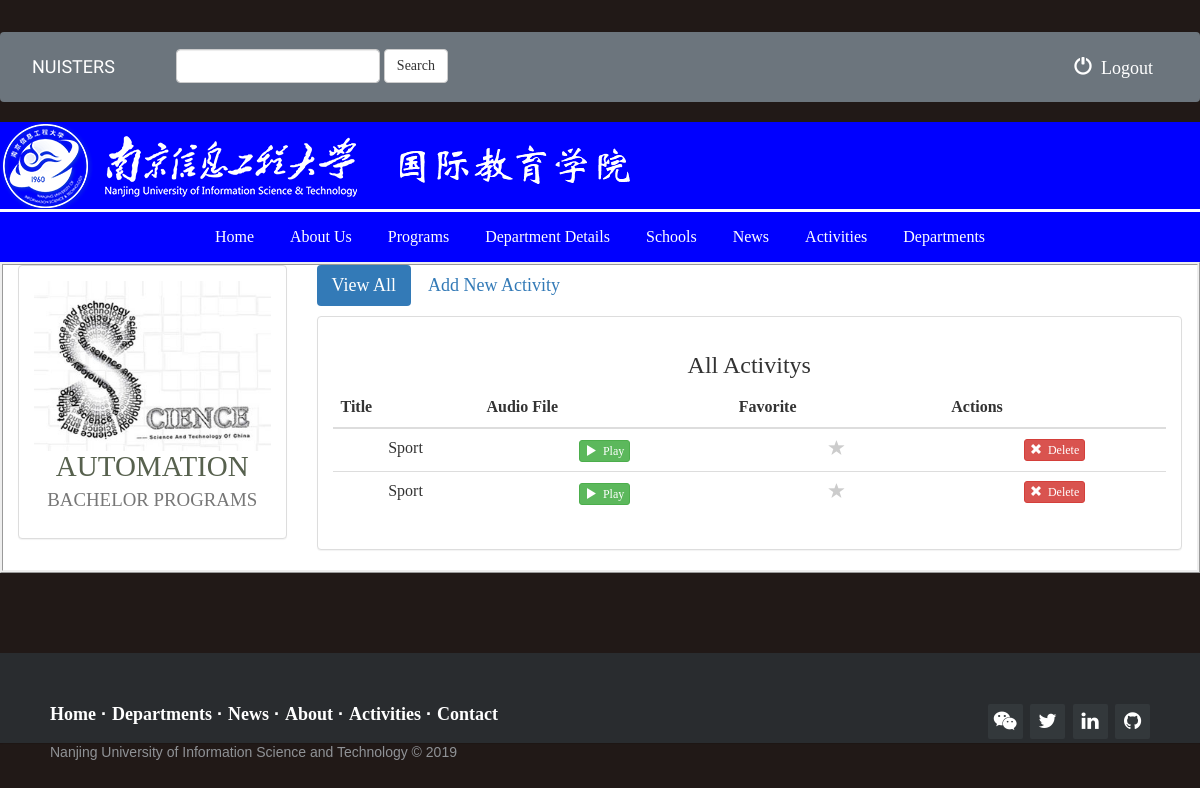
The app's page /nuistcis/6/ (signed in) with its own data.
### nuistcis/models.py (models this page shows, shortened)
class Websitelogo(models.Model):
    label = models.CharField(max_length=250)
    website_logo = models.ImageField(default='', upload_to="images/", blank=True, null=True)

class Department(models.Model):
    goal = models.CharField(max_length=250)
    department_title = models.CharField(max_length=500)
    genre = models.CharField(max_length=100)
    description = models.TextField(max_length=10000)
    department_logo = models.FileField()
    is_favorite = models.BooleanField(default=False)
    def __str__(self):
        return self.department_title + ' - ' + self.goal

class Activity(models.Model):
    department = models.ForeignKey(Department, on_delete=models.CASCADE)
    activity_title = models.CharField(max_length=250)
    audio_file = models.FileField(default='')
    is_favorite = models.BooleanField(default=False)

### nuistcis/views.py (the view)
# urls.py: url(r'^(?P<department_id>[0-9]+)/$', views.detail, name='detail'),
def detail(request, department_id):
    context = link_list()
    if not request.user.is_authenticated:
        return render(request, 'nuistcis/login.html')
    else:
        context['user'] = request.user
        context['department'] = get_object_or_404(Department, pk=department_id)
        return render(request, 'nuistcis/detail.html', context)

### nuistcis/views.py (called while the page is built)
def link_list():
    news = News.objects.all()
    departments = Department.objects.all()
    rogramstype = Programstype.objects.all()
    websitelogo = Websitelogo.objects.get(id=1)
    programs = Programs.objects.all()
    aboutus = Aboutus.objects.all()
    scholars = Excellentscholar.objects.all()
    school = Schools.objects.all()
    context = {
        'news': news,
        'departments': departments,
        'programtype': rogramstype,
        'aboutus': aboutus,
        'websitelogo': websitelogo,
        'school': school,
        'scholars': scholars,
        'programs': programs,
    }
    return context

### nuistcis/templates/nuistcis/detail.html (shortened to what this page needs)
{% extends 'nuistcis/base.html' %}
{% block body %}
<div class="container-fluid activities-container"  style="background-color:white ; border:ridge;">
    <div class="row">
        <div class="col-sm-4 col-md-3">
            <div class="panel panel-default">
                <div class="panel-body">
                    <a href="{% url 'nuistcis:detail' department.id %}">
                        {% if department.department_logo %}
                            <img src="{{ department.department_logo.url }}" class="img-responsive">
                        {% else %}
                            <h3>No image to display</h3>
                        {% endif %}
                    </a>
                    <h1>{{ department.department_title }} <small>{{ department.genre }}</small></h1>
                </div>
            </div>
        </div>
        <div class="col-sm-8 col-md-9">
            <ul class="nav nav-pills" style="margin-bottom: 10px;">
                <li role="presentation" class="active"><a href="{% url 'nuistcis:detail' department.id %}">View All</a></li>
                <li role="presentation"><a href="{% url 'nuistcis:create_activity' department.id %}">Add New Activity</a></li>
            </ul>
            <div class="panel panel-default">
                <div class="panel-body">
                    <h3>All Activitys</h3>
                    <table class="table">
                        <thead>
                        <tr>
                            <th>Title</th>
                            <th>Audio File</th>
                            <th>Favorite</th>
                            <th>Actions</th>
                        </tr>
                        </thead>
                        <tbody>
                        {% for activity in department.activity_set.all %}
                            <tr>
                                <td>{{ activity.activity_title }}</td>
                                <td>
                                    <a target="_blank" href="{{ activity.audio_file.url }}">
                                        <button type="button" class="btn btn-success btn-xs">
                                            <span class="glyphicon glyphicon-play"></span>&nbsp; Play
                                        </button>
                                    </a>
                                </td>
                                <td>
                                    <a href="{% url 'nuistcis:favorite' activity.id %}" class="btn-favorite"><span class="glyphicon glyphicon-star {% if activity.is_favorite %}active{% endif %}"></span></a>
                                </td>
                                <td>
                                    <form action="{% url 'nuistcis:delete_activity' department.id activity.id %}" method="post" style="display: inline;">
                                        <button type="submit" class="btn btn-danger btn-xs">
                                            <span class="glyphicon glyphicon-remove"></span>&nbsp; Delete
                                        </button>
                                    </form>
                                </td>
                            </tr>
                        {% endfor %}
                        </tbody>
                    </table>
                </div>
            </div>
        </div>
    </div>
</div>
{% endblock %}

### nuistcis/templates/nuistcis/base.html (shortened to what this page needs)
<!DOCTYPE html>
<html lang="en">
<head>
    {% load staticfiles %}
    <link rel="stylesheet" href="https://maxcdn.bootstrapcdn.com/bootstrap/3.3.6/css/bootstrap.min.css">
    <link rel="stylesheet" type="text/css" href="{% static 'nuistcis/style3.css' %}"/>
    <link rel="stylesheet" href="https://maxcdn.bootstrapcdn.com/bootstrap/4.0.0/css/bootstrap.min.css">
    <link rel="stylesheet" type="text/css" href="{% static 'nuistcis/footer-distributed.css' %}">
    <link rel="stylesheet" href="{% static 'nuistcis/demo.css' %}">
    <link rel="stylesheet" href="http://maxcdn.bootstrapcdn.com/font-awesome/4.2.0/css/font-awesome.min.css">
<link href="https://maxcdn.bootstrapcdn.com/bootstrap/3.3.7/css/bootstrap.min.css" rel="stylesheet">
<link href="{% static 'nuistcis/news-slider.css' %}" rel="stylesheet">
        <link rel="stylesheet" href="{% static 'nuistcis/lightslider.css' %}">
    <link rel="stylesheet" href="{% static 'nuistcis/csslider.light.css' %}">
    <link rel="stylesheet" href="{% static 'nuistcis/simple-sidebar.css' %}">
     <link rel="stylesheet" href="{% static 'nuistcis/teamstyle.css' %}">
        <link rel="stylesheet" href="{% static 'nuistcis/menu.css' %}">
     <link rel="stylesheet" href="{% static 'nuistcis/styleforprograms.css' %}">
     <link rel="stylesheet" href="{% static 'nuistcis/stylefordepartment.css' %}">
</head>
<body >
<nav class="navbar navbar-expand-md bg-secondary  text-white" >
    <div class="container-fluid">
        <div class="navbar-header">
            <a class="navbar-brand text-white" href="{% url 'nuistcis:index' %}">NUISTERS</a>
        </div>
        <div class="collapse navbar-collapse text-white" id="topNavBar">
            <form class="navbar-form navbar-left" role="search" method="get" action="{% url 'nuistcis:index' %}">
                <div class="form-group">
                    <input type="text" class="form-control" name="q" value="{{ request.GET.q }}">
                </div>
                <button type="submit" class="btn btn-default ">Search</button>
            </form>
            <ul class="nav navbar-nav navbar-right">
                <li>
                    <a href="{% url 'nuistcis:logout_user' %}" class="text-white">
                        <span class="glyphicon glyphicon-off" aria-hidden="true"></span>&nbsp; Logout
                    </a>
                </li>
            </ul>
        </div>
    </div>
</nav>
<div class="inner " style=" ;background-color: blue ;  height: %; ">
    <a href="{% url 'nuistcis:news_slider'%}">
      <img src="{{ websitelogo.website_logo.url }}" class="img-responsive"  />
    </a>
</div>
<div style=" ;background-color: blue ; border-top:solid; border-color:white ">
    <div class="dropdown" >
        <button class="dropbtn" style=" ;background-color: blue ;"> Home</button>
    </div>
    <div class="dropdown">
        <button class="dropbtn" style=" ;background-color: blue ;"> About Us</button>
    </div>
    <div class="dropdown">
           <button class="dropbtn" style=" ;background-color: blue ;">Programs</button>
    </div>
    <div class="dropdown">
           <button class="dropbtn" style=" ;background-color: blue ;">Department Details</button>
    </div>
        <div class="dropdown">
           <button class="dropbtn" style=" ;background-color: blue ;">Schools</button>
    </div>
    <div class="dropdown">
           <button class="dropbtn" style=" ;background-color: blue ;">News</button>
    </div>
      <div class="dropdown">
           <button class="dropbtn" style=" ;background-color: blue ;">Activities</button>
    </div>
        <div class="dropdown">
           <button class="dropbtn" style=" ;background-color: blue ;">Departments</button>
    </div>
</div>
{% block body %}
{% endblock %}
{% include 'nuistcis/footer.html' %}
</body>
</html>

### nuistcis/static/nuistcis/style3.css (style rules this page uses)
html { position:relative; min-height:100%; }
body { background: white url("images/background.png"); font-family: "Times New Roman", Times, serif; font-size: 18px; padding: 2rem 0rem; }
a { font-family: "Times New Roman", Times, serif; font-size: 18px; target="_blank"; }
.navbar { border-radius: 0; }
.navbar-brand { font-family: 'Satisfy', cursive; }
.glyphicon-star { color: #CCCCCC; font-size: 16px; }

### nuistcis/static/nuistcis/demo.css (style rules this page uses)
* { padding:0; margin:0; }
html { background-color: #eaf0f2; }
body { font:14px/1.5 Arial, Helvetica, sans-serif; }

### nuistcis/static/nuistcis/lightslider.css (style rules this page uses)
* { margin: 0; padding: 0; }
ul, ol { padding-left: 40px; }
html, body { height: 100%; text-align: center; font: 400 100% 'Raleway', 'Lato'; color: #333; background-color: #FFF; background-image: -webkit-radial-gradient(50% 10%, ellipse farthest-corner, #ffffff 35%, #cccccc); background-image: -moz-radial-gradient(50% 10%, ellipse farthest-corner, #ffffff 35%, #cccccc); background-image: -ms-radial-gradient(50% 10%, ellipse farthest-corner, #ffffff 35%, #cccccc); background-image: -o-radial-gradient(50% 10%, ellipse farthest-corner, #ffffff 35%, #cccccc); background-image: radial-gradient(farthest-corner ellipse at 50% 10%, #ffffff 35%, #cccccc); }
h1 { font-weight: 700; font-size: 310%; }

### nuistcis/static/nuistcis/simple-sidebar.css (style rules this page uses)
body { overflow-x: hidden; }

### nuistcis/static/nuistcis/teamstyle.css (style rules this page uses)
ul { margin:0; padding:0; list-style:none; }

### nuistcis/static/nuistcis/menu.css (style rules this page uses)
.dropbtn { background-color: #4CAF50; color: white; padding: 16px; font-size: 16px; border: none; }
.dropdown { position: relative; display: inline-block; }

### nuistcis/static/nuistcis/styleforprograms.css (style rules this page uses)
body { background-color: #e2e2e2; min-width: 960px; margin: 0; }
img { display: block; border: 0; }
h1 { color: #57614e; font: 29px/30px "Times New Roman", Times, serif; margin: 0 0 12px; text-transform: uppercase; }

### nuistcis/static/nuistcis/stylefordepartment.css (style rules this page uses)
body { background: #211917 url(../images/bg-body.png) repeat-y center top; font-family: "QuattrocentoSans-Regular"; margin: 0; }
img { border: 0; }

### records on screen
Websitelogo: website_logo (picture)
Department: department_logo (picture), department_title "AUTOMATION", genre "BACHELOR PROGRAMS"
Activity: activity_title "Sport", is_favorite False (drawn)
Activity: activity_title "Sport", is_favorite False (drawn)
